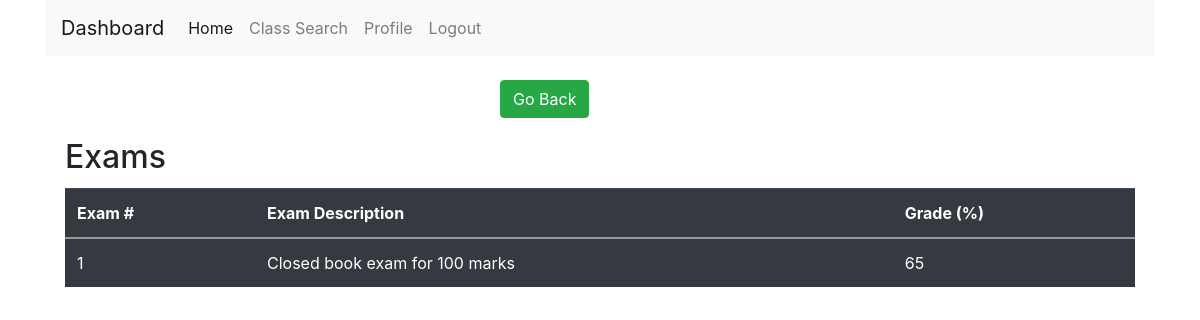
The app's page /classInfo/CMPSC465/Exams (signed in) with its own data.
### tables this page shows
CREATE TABLE Exams(
    course_id TEXT,
    sec_no INT,
    exam_no INT,
    exam_details TEXT,

    PRIMARY KEY (course_id, sec_no, exam_no),
    FOREIGN KEY (course_id) REFERENCES Sections (course_id),
    FOREIGN KEY (sec_no) REFERENCES Sections (sec_no)
);

### app.py (the view, shortened to what this page needs)
@app.route('/classInfo/<class_id>/Exams')
@login_required
def classInfoExams(class_id):
    courseInfo = get_class_info(class_id)
    if not courseInfo:
        return redirect(url_for('dashboard'))
    user_type = get_user_type(current_user.email)
    if user_type == 'student':
        if isEnrolled(current_user.email, class_id):
            section = get_student_section(current_user.email, class_id)
            assignments = get_exams(class_id, section[2])
            assign_grades = get_exam_grades(current_user.email, class_id, section[2])
            returnAssigns = []
            flag = False
            if assignments:
                if assign_grades:
                    for assignment in assignments:
                        for grade in assign_grades:
                            if grade[3] == assignment[2]:
                                returnAssigns.append((grade[3], assignment[3], grade[4]))
                                Flag = True
                        if Flag:
                            Flag = False
                        else:
                            returnAssigns.append((assignment[2], assignment[3], "-"))
                else:
                    for assignment in assignments:
                        returnAssigns.append((assignment[2], assignment[3], "-"))
            return render_template('exams.html', courseInfo=courseInfo, assignments=returnAssigns, isStudent=True,
                                   isProf=False)
        else:
            return redirect(url_for('dashboard'))

### app.py (called while the page is built)
@login.user_loader
def load_user(email):
    return User.query.get(email)

def get_student_section(email, course_id):
    connection = sql.connect('database.db')
    cursor = connection.execute('SELECT * FROM Enrolls WHERE student_email = ? AND course_id = ?', (email, course_id,))
    result = cursor.fetchone()
    return result

def get_exams(course_id, sec_no):
    connection = sql.connect('database.db')
    cursor = connection.execute('SELECT * FROM Exams WHERE course_id = ? AND sec_no = ?', (course_id, sec_no,))
    result = cursor.fetchall()
    return result

def get_exam_grades(email, course_id, sec_no):
    connection = sql.connect('database.db')
    cursor = connection.execute('SELECT * FROM Exam_Grades WHERE student_email = ? AND course_id = ? AND sec_no = ?',
                                (email, course_id, sec_no,))
    result = cursor.fetchall()
    return result

def get_class_info(course_id):
    connection = sql.connect('database.db')
    cursor = connection.execute('SELECT * FROM Courses WHERE course_id = ?', (course_id,))
    result = cursor.fetchone()
    return result

def get_user_type(email):
    connection = sql.connect('database.db')
    cursor = connection.execute('SELECT * FROM Students WHERE email = ?', (email,))
    result = cursor.fetchone()
    if result:
        return "student"
    cursor = connection.execute('SELECT * FROM Professors WHERE email = ?', (email,))
    result = cursor.fetchone()
    if result:
        return "professor"
    return None

def isEnrolled(email, classID):
    connection = sql.connect('database.db')
    cursor = connection.execute('SELECT * FROM Enrolls WHERE student_email = ? AND course_id = ?', (email, classID,))
    result = cursor.fetchone()
    return result

### templates/exams.html (shortened to what this page needs)
<!DOCTYPE html>
<html lang="en" dir="ltr">
<head>
    <link rel="stylesheet" href="https://stackpath.bootstrapcdn.com/bootstrap/4.4.1/css/bootstrap.min.css"
>
</head>
<body>
<div class="container style=">
    <nav class="navbar navbar-expand-lg navbar-light bg-light">
        <a class="navbar-brand" href="/dashboard">Dashboard</a>
        <div class="collapse navbar-collapse" id="navbarSupportedContent">
            <ul class="navbar-nav mr-auto">
                <li class="nav-item active">
                    <a class="nav-link" href="/dashboard">Home<span class="sr-only">(current)</span></a>
                </li>
                <li class="nav-item">
                    <a class="nav-link" href="/classSearch">Class Search</a>
                </li>
                <li class="nav-item">
                    <a class="nav-link" href="/userProfile">Profile</a>
                </li>
                <a class="nav-link" href="/logout" tabindex="-1">Logout</a>
            </ul>
        </div>
    </nav>
    <div class="mt-xl-4">
        <div class="mx-auto" style="width: 200px;">
            <a class="btn btn-success" href="/classInfo/{{ courseInfo[0] }}" role="button">Go Back</a>
        </div>
    </div>
    {% if isStudent %}
        <div class="card-body">
            <h2 class="card-title">Exams</h2>
            <table class="table table-dark">
                <tr>
                    <th scope="col"> Exam #</th>
                    <th scope="col"> Exam Description</th>
                    <th scope="col"> Grade (%)</th>
                </tr>
                <tbody>
                {% for assignment, desc, grade in assignments %}
                    <tr>
                        <td> {{ assignment }} </td>
                        <td> {{ desc }} </td>
                        <td> {{ grade }} </td>
                    </tr>
                {% endfor %}
                </tbody>
            </table>
        </div>
    {% endif %}
</div>
</body>
</html>

### records on screen
Exams: exam_no "1", exam_details "Closed book exam for 100 marks", grade "65"
